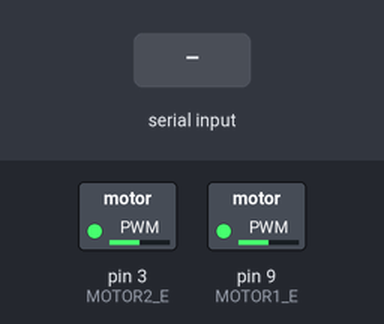
A sketch run on a simulated Arduino Uno, built with avr-gcc and run on an emulated ATmega328P. Parts: switched loads named in the sketch (green lamp = pin HIGH). The inputs (shaded band) are chosen by the test bench.

Above: at 1.2 s.
1.3 s: "90,45," received over Serial
At 3.3 s:
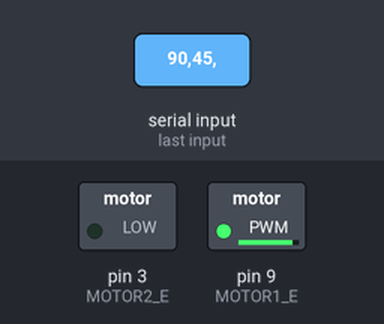
3.8 s: "30,150," received over Serial
At 5.2 s:
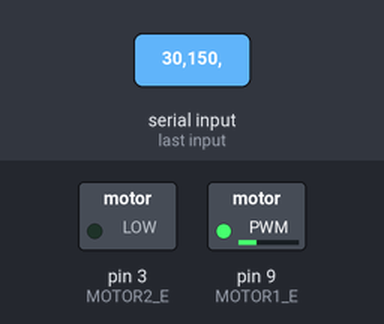
6.3 s: "0," received over Serial
At 8.2 s:
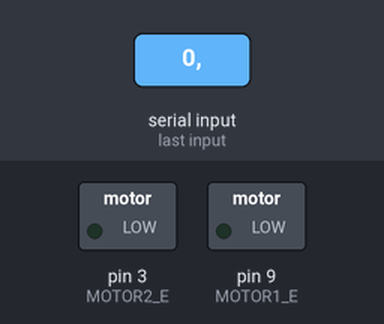
8.8 s: "5," received over Serial
At 10.2 s:
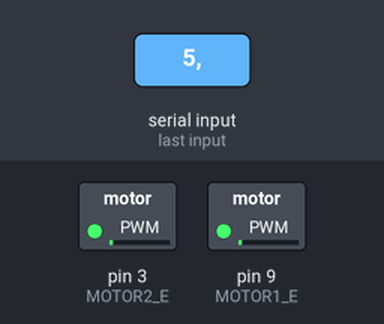
11.3 s: "90," received over Serial
At 13.3 s:
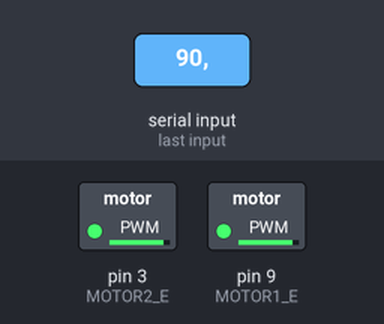
13.8 s: "1,90," received over Serial
At 15.2 s:
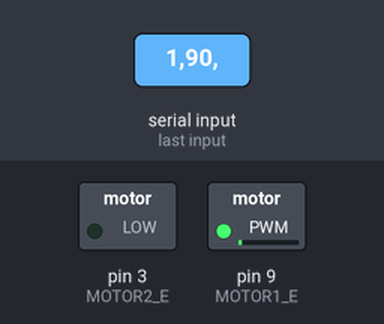
Timing chart, 0 to 16.8 s (numbered marks = the images above; inputs shaded):
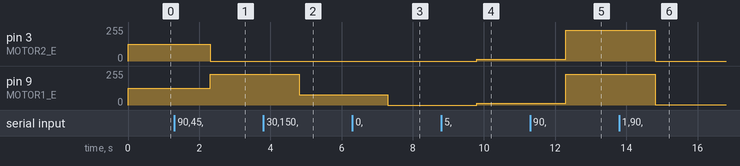

Measured:
- after the input at 1.3 s, pin 3 (MOTOR2_E): 127/255 → 0/255 after 1.0 s; pin 9 (MOTOR1_E): 127/255 → 229/255 after 1.0 s
- after the input at 3.8 s, pin 9 (MOTOR1_E): 229/255 → 76/255 after 1.0 s
- after the input at 6.3 s, pin 9 (MOTOR1_E): 76/255 → 0/255 after 1.0 s
- after the input at 8.8 s, pin 3 (MOTOR2_E), pin 9 (MOTOR1_E): 0/255 → 12/255 after 1.0 s
- after the input at 11.3 s, pin 3 (MOTOR2_E), pin 9 (MOTOR1_E): 12/255 → 229/255 after 1.0 s
- after the input at 13.8 s, pin 3 (MOTOR2_E): 229/255 → 0/255 after 1.0 s; pin 9 (MOTOR1_E): 229/255 → 2/255 after 1.0 s

The sketch:

sketch.ino
```cpp
//Motor communication Ports

//right motor:
const int MOTOR1_E = 9;
const int MOTOR1_M = 8;
//left motor:
const int MOTOR2_E = 3;
const int MOTOR2_M = 2;

void setup(){
  Serial.begin(9600);
  drive(50, 0);
}

void loop() {
  if (Serial.available())
  {
    String spds = Serial.readStringUntil(',');
    String crvs = Serial.readStringUntil(';');
    int spd = spds.toInt();
    float crv = crvs.toFloat();
    drive(spd, crv);

  }

  delay(5);
}

/**
 *  Makes the robot drive using the specified MOTORS.
 *
 *  speed
 *    The drive speed in [-100.0; 100.0]
 *
 *  curvature
 *    The curvature of the planned route
 *    in [-1.0; 1.0]
 *    -1: maximum drive to the right
 *     0: drive straightforward
 *     1: maximum drive to the left
 */
void drive(float speed, float curvature){

  if (speed > 100 )
    speed = 100.0;
  else if (speed < -100)
   speed = -100;
  if (curvature > 1)
    curvature = 1;
  else if (curvature < -1)
    curvature = -1;

  //pwm Value for the motor controller
  int pwmSpeed = (int) (abs(speed) * (255.0/100.0));

  //set forward
  if(speed >= 0){

    digitalWrite(MOTOR1_M, LOW);
    digitalWrite(MOTOR2_M, LOW);

  //set backwards
  } else {

    digitalWrite(MOTOR1_M, HIGH);
    digitalWrite(MOTOR2_M, HIGH);

  }

  //straight
  if(curvature == 0) {

    analogWrite(MOTOR1_E, pwmSpeed);
    analogWrite(MOTOR2_E, pwmSpeed);

  //left
  } else if (curvature > 0) {

    analogWrite(MOTOR1_E, pwmSpeed);
    analogWrite(MOTOR2_E, pwmSpeed * (1 - curvature)); //TODO: Test

  //right
  } else {
    analogWrite(MOTOR1_E, pwmSpeed * (1 + curvature));  //TODO: Test
    analogWrite(MOTOR2_E, pwmSpeed);

  }

}

/**
 * Makes the robot stop driving.
 *
 */
void stop(){
  drive(0, 0);
}
```
